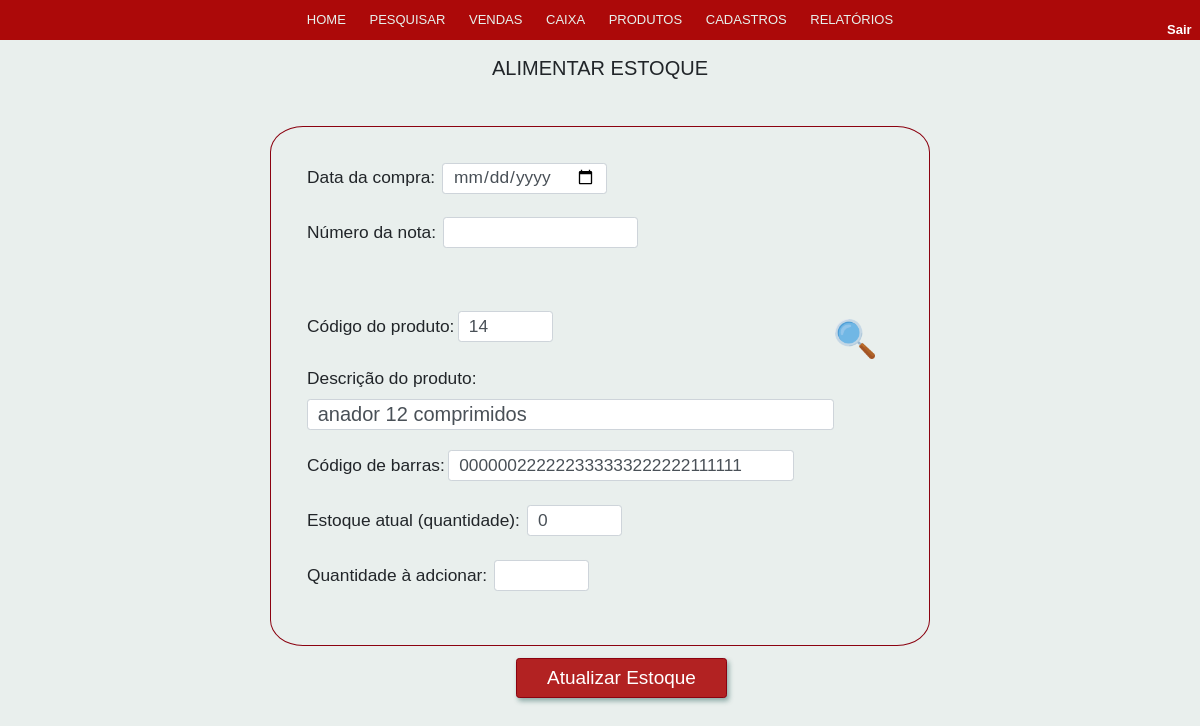
Screenshot of /view/AlimentarEstoque.php?id_produto_up_estoque=14 with the database file from the repository.
### tables this page shows
CREATE TABLE IF NOT EXISTS `produto` (
  `id_produto` INT NOT NULL AUTO_INCREMENT,
  `nome_produto` VARCHAR(60) NOT NULL,
  `preco_custo` DECIMAL(10,2) NULL,
  `preco_venda` DECIMAL(10,2) NULL,
  `codigo_barras` VARCHAR(45) NULL,
  `pessoa_id_pessoa` INT NOT NULL,
  PRIMARY KEY (`id_produto`),
  INDEX `fk_produto_pessoa1_idx` (`pessoa_id_pessoa` ASC) ,
  CONSTRAINT `fk_produto_pessoa1`
    FOREIGN KEY (`pessoa_id_pessoa`)
    REFERENCES `pessoa` (`id_pessoa`)
    ON DELETE NO ACTION
    ON UPDATE NO ACTION);

### model/Produto.php (called while the page is built, shortened)
<?php
require_once 'Conexao.php';
require_once 'Estoque.php';
class Produto
{
        public function selectProduto($id_up)
    {
        $conexao = new Conexao();
        $dados  = $conexao->pdo->prepare("SELECT * FROM produto WHERE id_produto = :id" );
        $dados->bindValue("id", $id_up);
        $dados->execute();
        $dadosSelecionados = $dados->fetch(PDO::FETCH_ASSOC);
        return $dadosSelecionados;
    }
}
?>

### model/Conexao.php (called while the page is built, shortened)
<?php
class Conexao {
   public $dbname = "projeto_cristofarma";
   public $host = "localhost";
   public $user = "root";
   public $senha = "";
    function __construct()
    {
        try {
            $this->pdo  = new PDO("mysql:dbname=" . $this->dbname . ";host=" . $this->host, $this->user, $this->senha);
        } catch (PDOException $e) {
            echo "Erro com Banco de Dados: " . $e->getMessage();
            exit();
        } catch (Exception $e) {
            echo "Erro Generico: " . $e->getMessage();
            exit();
        }
    }
}
?>

### model/Estoque.php (called while the page is built, shortened)
<?php
require_once 'Produto.php';
require_once 'Conexao.php';
class Estoque
{
function selectQuantidadeEstoque($produto_id_produto)
{
    $conexao = new Conexao();
    $dados  = $conexao->pdo->prepare("SELECT id_produto FROM produto WHERE id_produto = :idp");
    $dados->bindValue("idp", $produto_id_produto);
    $dados->execute();
    $resturn = $dados->fetch(PDO::FETCH_ASSOC);
    $id_produto = $resturn['id_produto'];
    $dados  = $conexao->pdo->prepare("SELECT quantidade_estoque FROM estoque WHERE produto_id_produto = :idp");
    $dados->bindValue("idp", $id_produto);
    $dados->execute();
    $produto_estoque_quantidade = $dados->fetch(PDO::FETCH_ASSOC);
    return $produto_estoque_quantidade;
}
}

### view/AlimentarEstoque.php (the view, shortened to what this page needs)
<?php
    require_once '../model/Produto.php';
    require_once '../model/Estoque.php';
    $estoque = new Estoque();
    $produto = new Produto();
?>
<!doctype html>
<html lang="pt">
<head>
    <link rel="stylesheet" href="../css/bootstrap/nav/navegador.css">
    <link rel="stylesheet" href="../css/estilo.css">
</head>
<body >
    <header>
    <nav class="dp-menu">
        <ul>
            <li><a href="home.php">HOME</a></li>
            <li><a href="#">PESQUISAR</a>
            </li>
            <li><a href="Vendas.php">VENDAS</a></li>
            <li><a href="Caixa.php">CAIXA</a></li>
            <li><a href="#">PRODUTOS</a>
            </li>
            <li><a href="Cadastros.php">CADASTROS</a></li>
            <li><a href="#">RELATÓRIOS</a>
        </ul>
    </nav>
    </header>
    <div id="divSair"  >
        <a href="../index.php">Sair</a>
    </div>
    <section id="principalAlimetarEstoque">
        <div id="alimentaEstoque">
            <legend>
                <legend>ALIMENTAR ESTOQUE</legend><br>
            </legend>
            <form action="" method="POST">
                <div style="width: 55%; height: 40em; margin-left: auto; margin-right: auto; border:#8b0210 solid 1px; border-radius: 5%; padding: 3%;">
                <div id="adicionaClienteVenda" style="margin-top: 13%; margin-left: 44%;">
                    <a href="ConsultaProdutos.php?buscaProduto=+" title="Buscar Produto"><img src="/img/search2.png"></a>
                </div>
                <label id="labelDataCompra">Data da compra:</label>&nbsp;
                <input type="date" id="dataCompra" name="dataCompra" class="form-control" style="display: inline; font-size: 13pt;" required></br><br>
                             <label id="labelNumeroNota">Número da nota:</label>&nbsp;
                    <input id="numeroNota" type="text" name="numeroNota" class="form-control" size="15"
                        value="" style="display: inline; font-size: 13pt;" required><br><br><br><br>
                    <label id="labelCodigoProduto">Código do produto:</label>
                    <input id="codigoProduto" type="text" name="codigoProduto" class="form-control" size="5"
                        value="<?php if (isset($_GET['id_produto_up_estoque']) && !empty(['id_produto_up_estoque']))
                        {
                                $id_produto_estoque = addslashes($_GET['id_produto_up_estoque']);
                                    $retornoProduto = $produto->selectProduto($id_produto_estoque);
                                        if(isset($retornoProduto)){echo $retornoProduto['id_produto'];
                            }
                        }
                            ?>" style="display: inline; font-size: 13pt;" ><br><br>
                    <label id="labelNomeProduto">Descrição do produto:</label>
                    <input id="nomeProduto" type="text" class="form-control" name="nomeProduto" autofocus size="40" required value="<?php if (isset($_GET['id_produto_up_estoque']) && !empty(['id_produto_up_estoque']))
                        {
                                $id_produto_estoque = addslashes($_GET['id_produto_up_estoque']);
                                    $retornoProduto = $produto->selectProduto($id_produto_estoque);
                                        if(isset($retornoProduto)){echo $retornoProduto['nome_produto'];
                            }
                        }
                            ?>" style="display: inline; font-size: 15pt;"><br><br>
                    <label id="labelCodigoBarras">Código de barras:</label>
                    <input id="codigoBarras" type="text" name="codigoBarras " class="form-control" size="30"
                    value="<?php if (isset($_GET['id_produto_up_estoque']) && !empty(['id_produto_up_estoque']))
                        {
                                $id_produto_estoque = addslashes($_GET['id_produto_up_estoque']);
                                    $retornoProduto = $produto->selectProduto($id_produto_estoque);
                                        if(isset($retornoProduto)){echo $retornoProduto['codigo_barras'];
                            }
                        }
                            ?>" style="display: inline; font-size: 13pt;"><br><br>
                    <label id="labelQuantidade">Estoque atual (quantidade):</label>&nbsp;
                    <input id="quantidadeEstoque" type="text" class="form-control" name="quantidadeEstoque" autofocus size="5" required
                        value="<?php if (isset($_GET['id_produto_up_estoque']) && 'id_produto_up_estoque' !== NULL)
                        {
                                $id_prudoto_estoque = addslashes($_GET['id_produto_up_estoque']);
                                    $retornoConsultaEstoque = $estoque->selectQuantidadeEstoque($id_prudoto_estoque);
                                        if(isset($retornoConsultaEstoque) && $retornoConsultaEstoque != null){
                                                echo $retornoConsultaEstoque['quantidade_estoque'];
                                        } else {
                                            echo '0';
                                        }
                        }
                            ?>" style="display: inline; font-size: 13pt;" ><br><br>
                    <label id="labelQuantidade">Quantidade à adcionar:</label>&nbsp;
                    <input id="quantidadeAdd" type="text" class="form-control" name="quantidadeAdd" autofocus size="5" required
                        value=" " style="display: inline; font-size: 13pt;" ><br><br>
                </div>
                        <input class="btn btn-outline-danger" id="gerenciaEstoque" type="submit" name="gerenciaEstoque"
            style="margin-left: 43%; margin-top: 1%;" onclick="" value="<?php echo 'Atualizar Estoque'; ?>">
            </form>
        </div>
    </section>
</body>
</html>

### css/estilo.css (style rules this page uses)
* { padding: 0px; margin: 0px; font-family: sans-serif; font-size: 13px; }
#cadastro input, label { display: inline-block; font-size: 13pt; }
legend { text-align: center; font-size: 15pt; margin-top: 0px; }
input { font-size: 13pt; }
.btn { padding: 5px 30px; text-align: center; text-decoration: none; display: inline-block; font-size: 19px; box-shadow: 2px 3px 5px rgb(10 74 67 / 42%); }
.btn-outline-danger { color: #fff; background-color: #B22222; border: #8b0210 solid 1px; }
#adicionaClienteVenda { display: inline-block; width: 40px; height: 40px; background-image: url(/img/search2.png); background-repeat: no-repeat; background-size: cover; overflow: hidden; margin-left: 24%; margin-top: -8%; position: absolute; }
#divSair { width: 2%; font-size: 12pt; float: right; margin-right: 1%; margin-left: 80%; margin-top: -3%; }
#divSair a { color: white; font-weight: bolder; padding: 3px; }

### rows the page displays
produto: codigoProduto "14", nomeProduto "anador 12 comprimidos", codigo_barras "000000222222333333222222111111", quantidadeEstoque "0"
